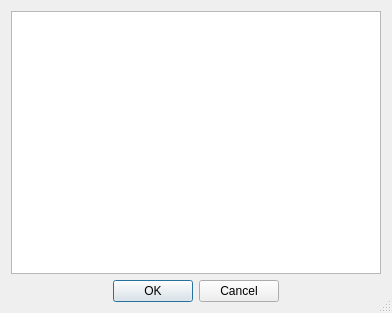
<?xml version="1.0" encoding="UTF-8"?>
<ui version="4.0">
 <class>MessageDialog</class>
 <widget class="QDialog" name="MessageDialog">
  <property name="geometry">
   <rect>
    <x>0</x>
    <y>0</y>
    <width>392</width>
    <height>313</height>
   </rect>
  </property>
  <property name="windowTitle">
   <string>Custom Message</string>
  </property>
  <property name="windowIcon">
   <iconset resource="resources.qrc">
    <normaloff>:/mainIcon/main_icon</normaloff>:/mainIcon/main_icon</iconset>
  </property>
  <property name="sizeGripEnabled">
   <bool>true</bool>
  </property>
  <property name="modal">
   <bool>false</bool>
  </property>
  <layout class="QVBoxLayout" name="verticalLayout">
   <item>
    <widget class="QTextBrowser" name="m_textBrowser">
     <property name="openExternalLinks">
      <bool>true</bool>
     </property>
    </widget>
   </item>
   <item>
    <widget class="QDialogButtonBox" name="m_buttonBox">
     <property name="orientation">
      <enum>Qt::Horizontal</enum>
     </property>
     <property name="standardButtons">
      <set>QDialogButtonBox::Cancel|QDialogButtonBox::Ok</set>
     </property>
     <property name="centerButtons">
      <bool>true</bool>
     </property>
    </widget>
   </item>
  </layout>
 </widget>
 <tabstops>
  <tabstop>m_buttonBox</tabstop>
  <tabstop>m_textBrowser</tabstop>
 </tabstops>
 <resources>
  <include location="resources.qrc"/>
 </resources>
 <connections>
  <connection>
   <sender>m_buttonBox</sender>
   <signal>accepted()</signal>
   <receiver>MessageDialog</receiver>
   <slot>Accepted()</slot>
   <hints>
    <hint type="sourcelabel">
     <x>248</x>
     <y>254</y>
    </hint>
    <hint type="destinationlabel">
     <x>157</x>
     <y>274</y>
    </hint>
   </hints>
  </connection>
  <connection>
   <sender>m_buttonBox</sender>
   <signal>rejected()</signal>
   <receiver>MessageDialog</receiver>
   <slot>reject()</slot>
   <hints>
    <hint type="sourcelabel">
     <x>316</x>
     <y>260</y>
    </hint>
    <hint type="destinationlabel">
     <x>286</x>
     <y>274</y>
    </hint>
   </hints>
  </connection>
 </connections>
 <slots>
  <slot>Accepted()</slot>
 </slots>
</ui>
